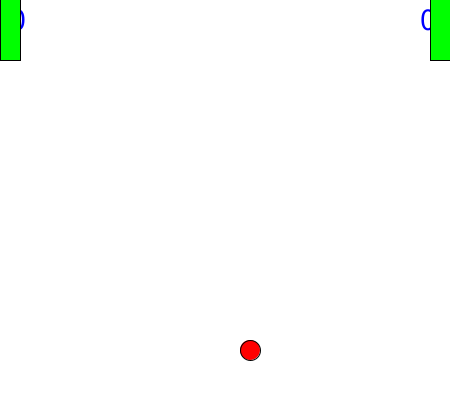
Frame 1 (no input)
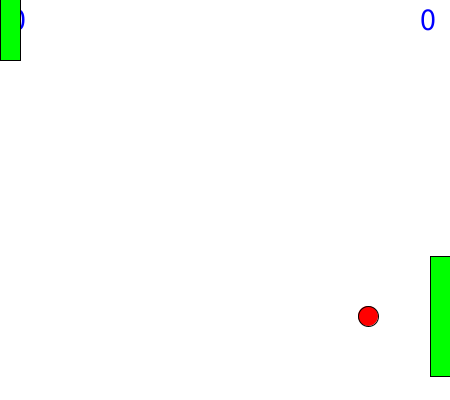
Frame 60 (the mouse pressed at the canvas centre just before this capture)
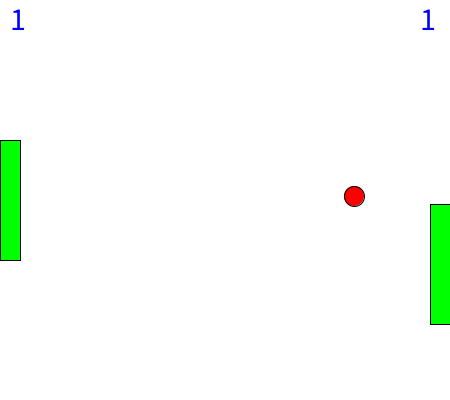
Frame 120 (the mouse held since frame 60 and released just before this capture)

The Processing sketch that drew these frames (run headless with seeded random() and noise(); from frame 60 on, the mouse is pressed at the canvas centre):

// Processing sketch: BallandPaddle
// ── BallandPaddle.pde
    Ball b;
    Paddle p; 
    
 
     int y2 = 0;
     int x2 = 440;
     int x=250;            // Horizontal position of ball
     int direction_x=2;    // Change in horizontal position each time draw() executed
     int y=350;            // Vertical position of ball
     int direction_y=2;    // Change in horizontal position each time draw() executed
     int lives=0;
     int score=0;
     
     void setup ()
    {
      size (450,400);              // Create a window 450x400 pixels
       p = new Paddle(); 
       b = new Ball(); 
    }
    
    void draw()
    {

      background (255,255,255);    // Clear screen to white  
      
      b.display();
      b.move(); 
      b.bounce(); 
      b.hitPaddle_score(); 
      
      p.display(); 
      p.move();
     
      

   
     
   }     
// ── Ball.pde
  class Ball {
    

    
  void display()
  {
      fill(255,0,0);
      ellipse(x,y,20,20);         // Draw red disk centred on x,y with diameter 20

  }
  
  void move() {
      x=direction_x+x;            // changes the x position of the ball
      y=direction_y+y;            // changes the y position of the ball
          
  }
  
  void bounce() {
     if(x>440)   {     
       direction_x=-direction_x;   // Reverse direction if the ball hits the right boundary
    // exit(); 
     }
     
      if(y>(height-10)) direction_y=-direction_y;  // Reverse direction if the ball hits the bottom boundry 
      
    if(y<10) direction_y=-direction_y;           //Reverse direction if ball hits the top boundry 
   
     if(x<0){
      direction_x=-direction_x;              //if ball hits left boundry, reverse direction
      }
          
    
  }
  
  void hitPaddle_score() {
    
     if( (y<mouseY+60) && (x<30)  && (y>mouseY-60)) 
     { 
       direction_x=-direction_x;             //Reverse direction of the ball if it hits the rectangle(paddle),increase score by 1 and repositions the x position of the ball                  
      score++;    
       x=30;
     //  direction_x++;
       //direction_y++; 
    }   

            
      
        textSize(32);                
      fill(0,0,255);
      text(score, 10, 30);        // Display score
      text(lives,width-30, 30);   // Display lives
      
      if( (y<y2+60) && (x>x2-20)  && (y>y2-60)) 
     { 
       direction_x=-direction_x;             //Reverse direction of the ball if it hits the rectangle(paddle),increase score by 1 and repositions the x position of the ball                  
      score++;    
       x=420;
       lives++; 
     //  direction_x++;
       //direction_y++; 
    } 
      }
  
  
  
  }
// ── Paddle.pde
class Paddle {


void display() 
{
      rectMode(CENTER); 

      fill(0,255,0);  // Set fill colour to green
      
      rect(10,mouseY-0,20,120); // Draws paddle and changes position on the y axis according to mouseY
      rect(x2,y2,20,120); 
      
   }
   
   void move() {
 
    
     
     if(direction_x>0) {
   while(y2 != y) {
   
   if(y2<y) {
   y2 = y2 +3; 
   }
   
   if(y2>y) {
   y2--;
   }
   
   }
   
     }
   }
   

}
